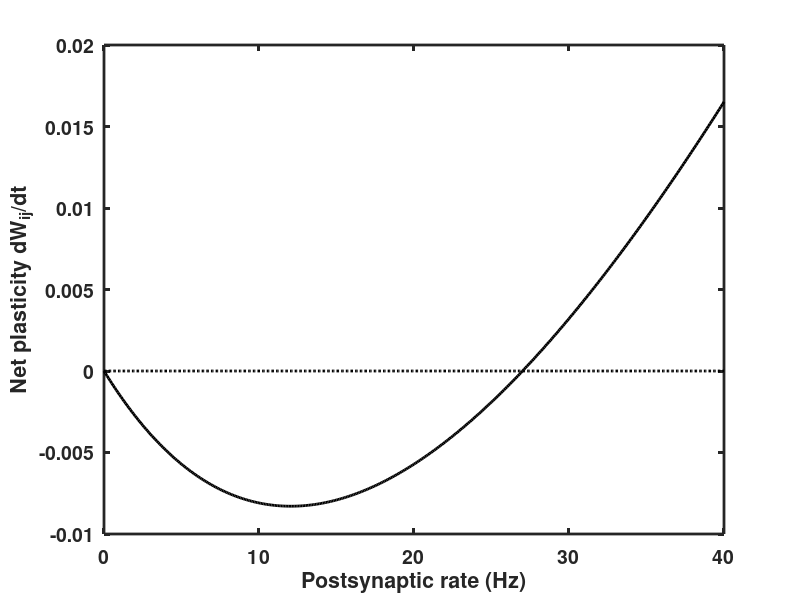

MATLAB code for this plot:
% Figure_8_13.m
%
% Plots the analytical result for two Poisson spike trains, presynaptic at
% a fixed rate, r_i, postsynaptic at a variable rate, r_j.
% The result is for an STDP window comprising two exponential decays, with
% amplitudes A_plus and A_minus respectively for potentiation
% (pre-before-post) and depression (post-before-pre) with corresponding
% time constants of tau_plus and tau_minus respectively.
%
% The resulting formula for the expected (mean) rate of change of synaptic
% strength is:
% <dW_ij/dt> = r_i.r_j.[ A_plus.tau_plus/(1+r_i.tau_plus)
%                       - A_minus.tau_minus/(1+r_j.tau_minus) ]
%
% The code produces Figure 8.13 of Chapter 8, Appendix A, in the book
% An Introductory Course in Computational Neuroscience
% by Paul Miller (Brandeis University, 2017).
%
%%%%%%%%%%%%%%%%%%%%%%%%%%%%%%%%%%%%%%%%%%%%%%%%%%%%%%%%%%%%%%%%%%%%%%%%%%%
r_i = 20;               % presynaptic rate
r_j = 0:0.1:40;         % range of postsynaptic rates
tau_plus = 0.020;       % time constant for STDP potentiation window
tau_minus = 0.020;      % time constant for STDP depression window
A_plus = 0.01;          % maximum amplitude of potentiation from spike-pair
A_minus = 0.011;        % maximum amplotude of depression from spike-pair 

% Produce curve of dW/dt from formula (see Eq. 8.16 in textbook)
dW_by_dt = r_i*r_j.*(A_plus*tau_plus/(1 + r_i*tau_plus) ...
    - A_minus*tau_minus./(1+r_j*tau_minus) );

%% Now plot the figure
set(0,'DefaultLineLineWidth',2,...
    'DefaultLineMarkerSize',8, ...
    'DefaultAxesLineWidth',2, ...
    'DefaultAxesFontSize',14,...
    'DefaultAxesFontWeight','Bold');
figure(1)
clf
plot(r_j,dW_by_dt,'k')
hold on
plot(r_j,zeros(size(r_j)),'k:')
xlabel('Postsynaptic rate (Hz)')
ylabel('Net plasticity dW_{ij}/dt')
